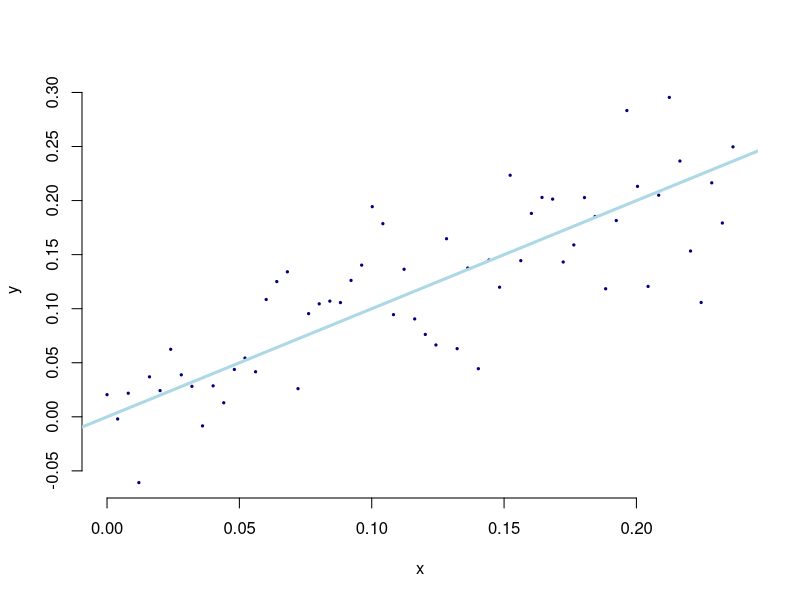
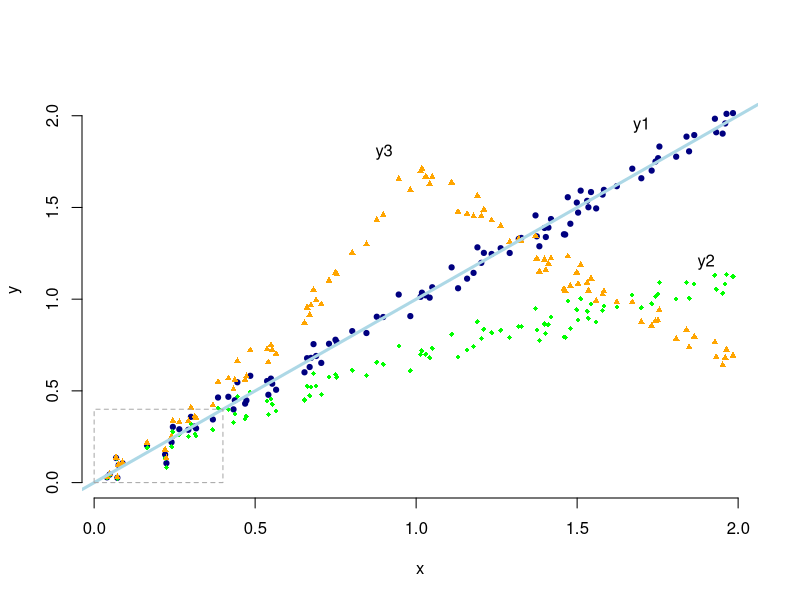

R code for these plots, in order:
set.seed(3527)

pars <- par()$mar
par(mar=c(4, 4, 0.5, 0.5))

#label===EXT1
n <- 500
x <- seq(0, 2, length=n)           # (@\wingding{1}@)
e <- rnorm(n, 0, 0.05)             # (@\wingding{2}@)
y1 <- x + e                        # (@\wingding{3}@)
y2 <- log(1 + x) + e               # (@\wingding{4}@)
sgn <- ifelse(x > 1, -1, 1)        # (@\wingding{5}@)
y3 <- (x <= 1)*exp(sgn*x) + 
  (x > 1)*exp(-0.5*x+1.5) - 1 + e  # (@\wingding{6}@)
#===end

pdf("../images/chapter_6/extra1.pdf", width=4, height=4)
n1 <- 60
plot(x[1:n1], y1[1:n1], pch=19, cex=0.3, col="navyblue",
     xlab="x", ylab="y", axes=FALSE)
axis(1); axis(2)
abline(0,1, lwd=3, col="lightblue")
dev.off()

pdf("../images/chapter_6/extra2.pdf", width=4, height=4)
#label===EXT2
pts <- sample(1:n, 100)
plot(x[pts], y1[pts], pch=19, cex=0.7, col="navyblue",
     xlab="x", ylab="y", ylim=c(0, 2.1), axes=FALSE)
points(x[pts], y2[pts], pch=18, cex=0.7, col="green")
points(x[pts], y3[pts], pch=17, cex=0.7, col="orange")
text(1.7, 1.95, 'y1')
text(1.9, 1.2, 'y2')
text(0.9, 1.8, 'y3')
axis(1); axis(2)
abline(0,1, lwd=3, col="lightblue")
rect(0, 0, 0.4, 0.4, lty = 2, border="grey66")
#===end
dev.off()

par(mar = pars)
